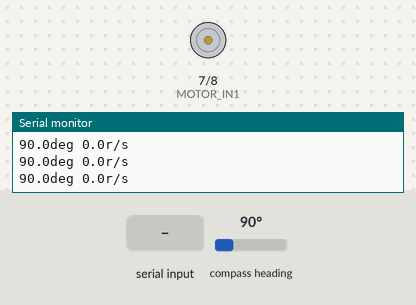
The sketch below on a simulated Arduino Uno, built with avr-gcc and run on an emulated ATmega328P. Shown: motor-driver pin pairs drawn as motors (green arrow = first pin HIGH = forward, orange = second pin HIGH = backward, longer = more drive, scaled by the enable pin), the last lines printed to the serial monitor. Wiring (inferred from the names in the program): AS5600 angle sensor at I2C address 0x36. The inputs (shaded band) are chosen by the test bench; at power-on: compass heading 90°.

Above: at 1.2 s.
1.3 s: "1" received over Serial
At 2.7 s:
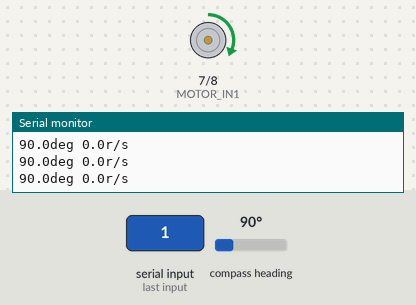
4.3 s: "2" received over Serial
At 7.0 s:
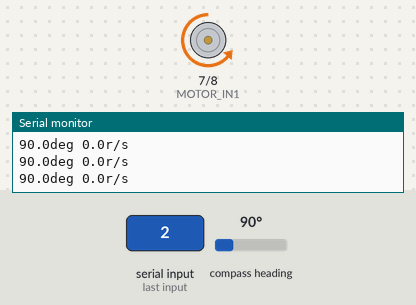
7.3 s: "3" received over Serial
10.3 s: "1" received over Serial
At 12.8 s:
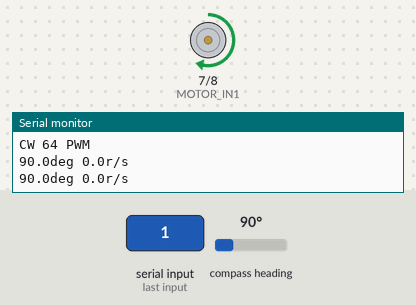
13.3 s: "2" received over Serial
Timing chart, 0 to 22.8 s (numbered marks = the images above; inputs shaded):
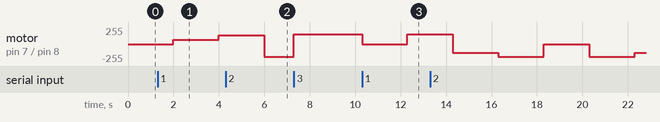

The sketch:

arduino_test.ino
```cpp
/*
 * TEST DE HARDWARE BÁSICO - VERSIÓN OPTIMIZADA
 * Reducido uso de memoria RAM usando F() macro
 */

#include <Wire.h>

// Pines L298N
#define MOTOR_IN1    7
#define MOTOR_IN2    8
#define MOTOR_PWM    9

// AS5600
#define AS5600_ADDR  0x36
#define AS5600_RAW_H 0x0C

// Variables globales (mínimas)
byte testMode = 0;
unsigned long lastPrint = 0;
float lastAngle = 0;

void setup() {
  Serial.begin(115200);
  Serial.println(F("\n=== TEST HARDWARE ==="));

  // Configurar pines
  pinMode(MOTOR_IN1, OUTPUT);
  pinMode(MOTOR_IN2, OUTPUT);
  pinMode(MOTOR_PWM, OUTPUT);
  stopMotor();

  // Inicializar I2C
  Wire.begin();
  Wire.setClock(400000);

  // Test AS5600
  Serial.print(F("AS5600: "));
  Wire.beginTransmission(AS5600_ADDR);
  if (Wire.endTransmission() == 0) {
    Serial.println(F("OK"));
    Serial.print(F("Angulo: "));
    Serial.println(readAngle() * 57.2958, 1);
  } else {
    Serial.println(F("NO DETECTADO"));
    Serial.println(F("Revisa SDA=A4, SCL=A5"));
  }

  printMenu();
}

void loop() {
  // Comandos seriales
  if (Serial.available()) {
    processCommand(Serial.read());
  }

  unsigned long now = millis();

  switch(testMode) {
    case 0: // Encoder
      if (now - lastPrint >= 100) {
        lastPrint = now;
        printEncoder();
      }
      break;

    case 1: // Motor CW
    case 2: // Motor CCW
      runMotorTest(now);
      break;

    case 3: // Auto test
      autoTest(now);
      break;
  }
}

// ============ FUNCIONES ============

float readAngle() {
  Wire.beginTransmission(AS5600_ADDR);
  Wire.write(AS5600_RAW_H);
  Wire.endTransmission(false);
  Wire.requestFrom(AS5600_ADDR, 2);

  if (Wire.available() == 2) {
    uint16_t raw = ((uint16_t)Wire.read() << 8) | Wire.read();
    raw &= 0x0FFF;
    return raw * 0.00153398;  // 2*PI/4096
  }
  return 0;
}

void printEncoder() {
  float angle = readAngle();
  float vel = (angle - lastAngle) * 10;  // aprox rad/s

  // Manejar cruce 0-360
  if (vel > 31.4) vel -= 62.83;
  if (vel < -31.4) vel += 62.83;

  Serial. print(angle * 57.3, 1);
  Serial.print(F("deg "));
  Serial.print(vel, 1);
  Serial.println(F("r/s"));

  lastAngle = angle;
}

void stopMotor() {
  digitalWrite(MOTOR_IN1, LOW);
  digitalWrite(MOTOR_IN2, LOW);
  analogWrite(MOTOR_PWM, 0);
}

void setMotor(bool cw, byte pwm) {
  digitalWrite(MOTOR_IN1, cw ?  HIGH : LOW);
  digitalWrite(MOTOR_IN2, cw ? LOW : HIGH);
  analogWrite(MOTOR_PWM, pwm);
}

void runMotorTest(unsigned long now) {
  static byte pwm = 0;
  static unsigned long lastChange = 0;

  if (now - lastChange >= 2000) {
    lastChange = now;
    pwm += 64;
    if (pwm > 250) pwm = 64;

    Serial.print(testMode == 1 ? F("CW ") : F("CCW "));
    Serial.print(pwm);
    Serial.println(F(" PWM"));

    setMotor(testMode == 1, pwm);
  }

  if (now - lastPrint >= 200) {
    lastPrint = now;
    printEncoder();
  }
}

void autoTest(unsigned long now) {
  static byte phase = 0;
  static unsigned long phaseStart = 0;

  if (phase == 0) {
    Serial.println(F("Auto:  CW"));
    setMotor(true, 150);
    phaseStart = now;
    phase = 1;
  }
  else if (phase == 1 && now - phaseStart >= 3000) {
    Serial.println(F("Auto:  STOP"));
    stopMotor();
    phaseStart = now;
    phase = 2;
  }
  else if (phase == 2 && now - phaseStart >= 2000) {
    Serial.println(F("Auto: CCW"));
    setMotor(false, 150);
    phaseStart = now;
    phase = 3;
  }
  else if (phase == 3 && now - phaseStart >= 3000) {
    stopMotor();
    Serial.println(F("Auto: FIN"));
    testMode = 0;
    phase = 0;
    printMenu();
  }

  if (now - lastPrint >= 200) {
    lastPrint = now;
    printEncoder();
  }
}

void printMenu() {
  Serial. println(F("\n--- MENU ---"));
  Serial.println(F("0: Encoder 1:CW 2:CCW"));
  Serial.println(F("3:Auto s:Stop m:Menu"));
}

void processCommand(char cmd) {
  switch(cmd) {
    case '0':
      testMode = 0;
      stopMotor();
      Serial.println(F("\nModo: Encoder"));
      break;

    case '1':
      testMode = 1;
      Serial.println(F("\nModo: Motor CW"));
      break;

    case '2':
      testMode = 2;
      Serial.println(F("\nModo: Motor CCW"));
      break;

    case '3':
      testMode = 3;
      Serial. println(F("\nModo: Auto Test"));
      break;

    case 's':
    case 'S':
      testMode = 0;
      stopMotor();
      Serial.println(F("\nSTOP"));
      break;

    case 'i':
    case 'I':
      printInfo();
      break;

    case 'm':
    case 'M':
      printMenu();
      break;
  }
}

void printInfo() {
  Serial.println(F("\n--- INFO ---"));

  // Encoder
  Wire.beginTransmission(AS5600_ADDR);
  if (Wire.endTransmission() == 0) {
    Serial.print(F("AS5600: "));
    Serial.print(readAngle() * 57.3, 1);
    Serial.println(F(" deg"));
  } else {
    Serial. println(F("AS5600: Error"));
  }

  // Motor pins
  Serial.print(F("IN1:"));
  Serial.print(digitalRead(MOTOR_IN1));
  Serial.print(F(" IN2:"));
  Serial.println(digitalRead(MOTOR_IN2));

  // RAM libre
  extern int __heap_start, *__brkval;
  int v;
  int ram = (int)&v - (__brkval == 0 ? (int)&__heap_start : (int)__brkval);
  Serial.print(F("RAM: "));
  Serial.println(ram);
}
```

Measured:
- after the input at 1.3 s, motor on pin 7 (MOTOR_IN1) / pin 8 (MOTOR_IN2): stopped → forward 64/255 after 0.70 s, → forward 128/255 2.0 s later
- after the input at 4.3 s, motor on pin 7 (MOTOR_IN1) / pin 8 (MOTOR_IN2): forward 128/255 → backward 192/255 after 1.7 s
- after the input at 10.3 s, motor on pin 7 (MOTOR_IN1) / pin 8 (MOTOR_IN2): forward 150/255 → stopped after 0.00 s instead of 2.0 s
